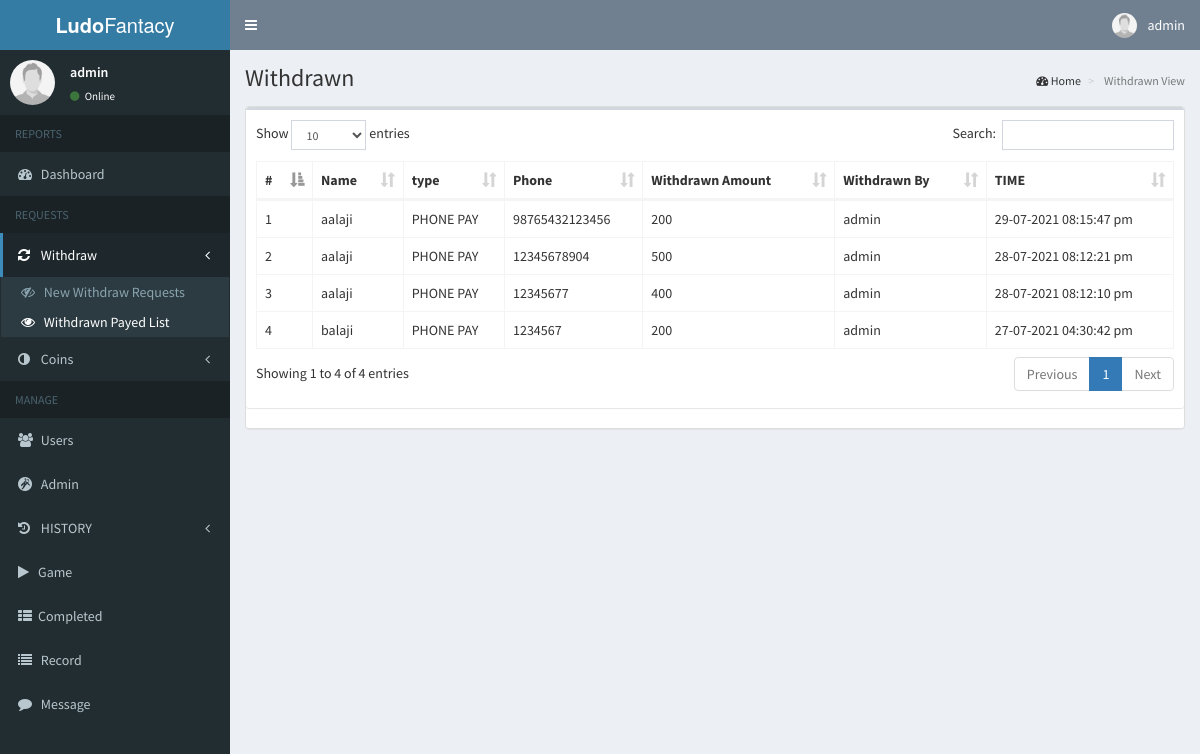
Page /admin/withdraw/withdraw_view.php (signed in) on the committed database.
### tables this page shows
CREATE TABLE `withdraw` (
  `withdraw_id` bigint(20) NOT NULL,
  `withdraw_user_id` bigint(20) NOT NULL,
  `withdraw_amount` bigint(20) NOT NULL,
  `withdraw_type` varchar(50) NOT NULL,
  `withdraw_phone` varchar(50) NOT NULL,
  `withdraw_request_date` varchar(200) NOT NULL,
  `withdrawn` int(1) NOT NULL,
  `withdrawn_by` varchar(1000) NOT NULL,
  `withdraw_date` date NOT NULL
);

CREATE TABLE `users` (
  `user_id` bigint(20) NOT NULL,
  `user_password` varchar(5000) NOT NULL,
  `first_name` varchar(500) NOT NULL,
  `user_phone` bigint(20) NOT NULL,
  `user_email` varchar(100) NOT NULL,
  `user_photo` varchar(2000) NOT NULL,
  `user_status` tinyint(1) NOT NULL,
  `user_code` varchar(50) NOT NULL,
  `user_delete` tinyint(1) NOT NULL,
  `user_added_date` varchar(50) NOT NULL,
  `user_amount` float NOT NULL,
  `updated_by_id` bigint(20) NOT NULL,
  `req` tinyint(1) NOT NULL,
  `last_login` bigint(20) NOT NULL,
  `last_login_time` varchar(25) NOT NULL
);

### admin/includes/session.php (called while the page is built, shortened)
<?php
	include '../../includes/conn.php';
if(isset($_SESSION['never_admin_id'])){
    $id=$_SESSION['never_id_admin'];
	$conn = $pdo->open();
	$stmt = $conn->prepare("SELECT * FROM admin WHERE admin_id=:id");
	$stmt->execute(['id'=>$id]);
	$admin = $stmt->fetch();
}else{
    header('location: ../index.php');
		exit();
}
?>

### admin/withdraw/withdraw_view.php (the view, shortened to what this page needs)
<?php include '../includes/session.php'; ?>
<?php include '../includes/header.php';?>
<body class="hold-transition skin-blue sidebar-mini">
<div class="wrapper">
<?php if($admin['withdraw_view']){?>
  <?php include '../includes/navbar.php'; ?>
  <?php include '../includes/menubar.php'; ?>
  <div class="content-wrapper">
    <section class="content-header">
      <h1>
       Withdrawn
      </h1>
      <ol class="breadcrumb">
        <li><i class="fa fa-dashboard"></i> Home</li>
        <li class="active"> Withdrawn View</li>
      </ol>
    </section>
    <section class="content">
        <div class="panel panel-default" style="overflow-x:auto;">
      <div class="row">
        <div class="col-xs-12">
          <div class="box">
            <div class="box-body">
                  <?php
                    $conn = $pdo->open();
$print=0;
                    try{
                      $stmt = $conn->prepare("SELECT * FROM withdraw left join users on user_id=withdraw_user_id left join admin on withdrawn_by=admin_id WHERE withdrawn=1 ORDER BY withdraw_id DESC");
                      $stmt->execute();
                      $slno=1;
                      foreach($stmt as $row){
                                if($print==0){
                              echo "<table id='example1' class='table table-bordered'>
                <thead>
                <th>#</th>
                  <th>Name</th>
                  <th>type</th>
                  <th>Phone</th>
                  <th>Withdrawn Amount</th>
                  <th>Withdrawn By</th>
                  <th>TIME</th>
                </thead>
                ";
                              $print=1;
                          }
                        echo "
                          <tr>
                          <td>".$slno++."</td>
                            <td>".$row['first_name']."</td>
                            <td>" . $row['withdraw_type'] . "</td>
                              <td>".$row['withdraw_phone']."</td>
                                <td>".$row['withdraw_amount']."</td>
                                  <td>".$row['admin_name']."</td>
                                    <td>".$row['withdraw_request_date']."</td>
                          </tr>
                        ";
                      }
                    }
                    catch(PDOException $e){
                      echo $e->getMessage();
                    }
echo "</tbody>
              </table>";
                    $pdo->close(); ?>
            </div>
          </div>
        </div>
      </div>
        </div>
    </section>
  </div>
</div>
<?php include '../includes/scripts.php'; ?>
</body>
<?php } ?>
</html>

### admin/includes/navbar.php (shortened to what this page needs)
<header class="main-header">
  <a href="../home/home.php" class="logo">
    <span class="logo-lg"><b>Ludo</b>Fantacy</span>
  </a>
  <nav class="navbar navbar-static-top">
    <a href="#" class="sidebar-toggle" data-toggle="push-menu" role="button">
    </a>
    <div class="navbar-custom-menu">
      <ul class="nav navbar-nav">
        <li class="dropdown user user-menu">
          <a href="#" class="dropdown-toggle" data-toggle="dropdown">
            <img src="<?php echo (!empty($admin['admin_photo'])) ? '../../images/'.$admin['admin_photo'] : '../../images/profile.jpg'; ?>" class="user-image" alt="User Image">
            <span class="hidden-xs"><?php echo $admin['admin_name']; ?></span>
          </a>
        </li>
      </ul>
    </div>
  </nav>
</header>

### admin/includes/menubar.php (shortened to what this page needs)
<aside class="main-sidebar">
  <section class="sidebar">
    <div class="user-panel">
      <div class="pull-left image">
        <img src="<?php echo (!empty($admin['admin_photo'])) ? '../../images/' . $admin['admin_photo'] : '../../images/profile.jpg'; ?>" class="img-circle" alt="User Image">
      </div>
      <div class="pull-left info">
        <p><?php echo $admin['admin_name']; ?></p>
        <a><i class="fa fa-circle text-success"></i> Online</a>
      </div>
    </div>
    <ul class="sidebar-menu" data-widget="tree">
      <li class="header">REPORTS</li>
      <li><a href="../home/home.php"><i class="fa fa-dashboard"></i> <span>Dashboard</span></a></li>
      <?php if ($admin['withdraw_view']) { ?>
        <li class="header">REQUESTS</li>
      <?php } ?>
      <?php if ($admin['withdraw_view']) { ?>
        <li class="treeview">
          <a href="#">
            <i class="fa fa-refresh"></i>
            <span>Withdraw</span>
            <span class="pull-right-container">
              <i class="fa fa-angle-left pull-right"></i>
            </span>
          </a>
          <ul class="treeview-menu">
            <li><a href="../withdraw/withdraw.php"><i class="fa fa-eye-slash"></i> New Withdraw Requests</a></li>
            <li><a href="../withdraw/withdraw_view.php"><i class="fa fa-eye"></i> Withdrawn Payed List</a></li>
              </ul>
        </li> <?php } ?>
        <?php if ($admin['add_coins_view']) { ?>
        <li class="treeview">
          <a href="#">
            <i class="fa fa-adjust"></i>
            <span>Coins</span>
            <span class="pull-right-container">
              <i class="fa fa-angle-left pull-right"></i>
            </span>
          </a>
        </li>
      <?php } ?>
      <li class="header">MANAGE</li>
      <?php if ($admin['users_view']) { ?>
        <li><a href="../users/users.php"><i class="fa fa-users"></i> <span>Users</span></a></li>
      <?php }
      if ($admin['admin_view']) { ?>
        <li><a href="../admin/admin.php"><i class="fa fa-grav"></i> <span>Admin</span></a></li>
      <?php } ?>
      <?php if ($admin['history_view'] ) { ?>
        <li class="treeview">
          <a href="#">
            <i class="fa fa-history"></i>
            <span>HISTORY</span>
            <span class="pull-right-container">
              <i class="fa fa-angle-left pull-right"></i>
            </span>
          </a>
        </li>
      <?php } ?>
      <?php if ($admin['game_view'] ) { ?>
        <li><a href="../game/game.php"><i class="fa fa-play"></i><span>Game</span></a></li>
      <?php } ?>
      <?php if ($admin['played_view'] ) { ?>
        <li><a href="../game/game_played.php"><i class="fa fa-th-list"></i><span>Completed</span></a></li>
      <?php } ?>
      <?php if ($admin['record_view'] ) { ?>
        <li><a href="../record/record.php"><i class="fa fa-list"></i><span> Record</span></a></li>
      <?php } ?>
      <?php if ($admin['message_view']) { ?>
        <li><a href="../message/message.php"><i class="fa fa-comment"></i> <span>Message</span></a></li>
      <?php } ?>
    </ul>
  </section>
</aside>

### rows in the picture
withdraw: shows "Name", users.first_name "aalaji", withdraw_type "PHONE PAY", withdraw_phone "98765432123456", withdraw_amount "200", admin.admin_name "admin", withdraw_request_date "29-07-2021 08:15:47 pm"
withdraw: users.first_name "aalaji", withdraw_type "PHONE PAY", withdraw_phone "12345678904", withdraw_amount "500", admin.admin_name "admin", withdraw_request_date "28-07-2021 08:12:21 pm"
withdraw: users.first_name "aalaji", withdraw_type "PHONE PAY", withdraw_phone "12345677", withdraw_amount "400", admin.admin_name "admin", withdraw_request_date "28-07-2021 08:12:10 pm"
withdraw: users.first_name "balaji", withdraw_type "PHONE PAY", withdraw_phone "1234567", withdraw_amount "200", admin.admin_name "admin", withdraw_request_date "27-07-2021 04:30:42 pm"

### other values in the picture
$admin['admin_name'] "admin"
